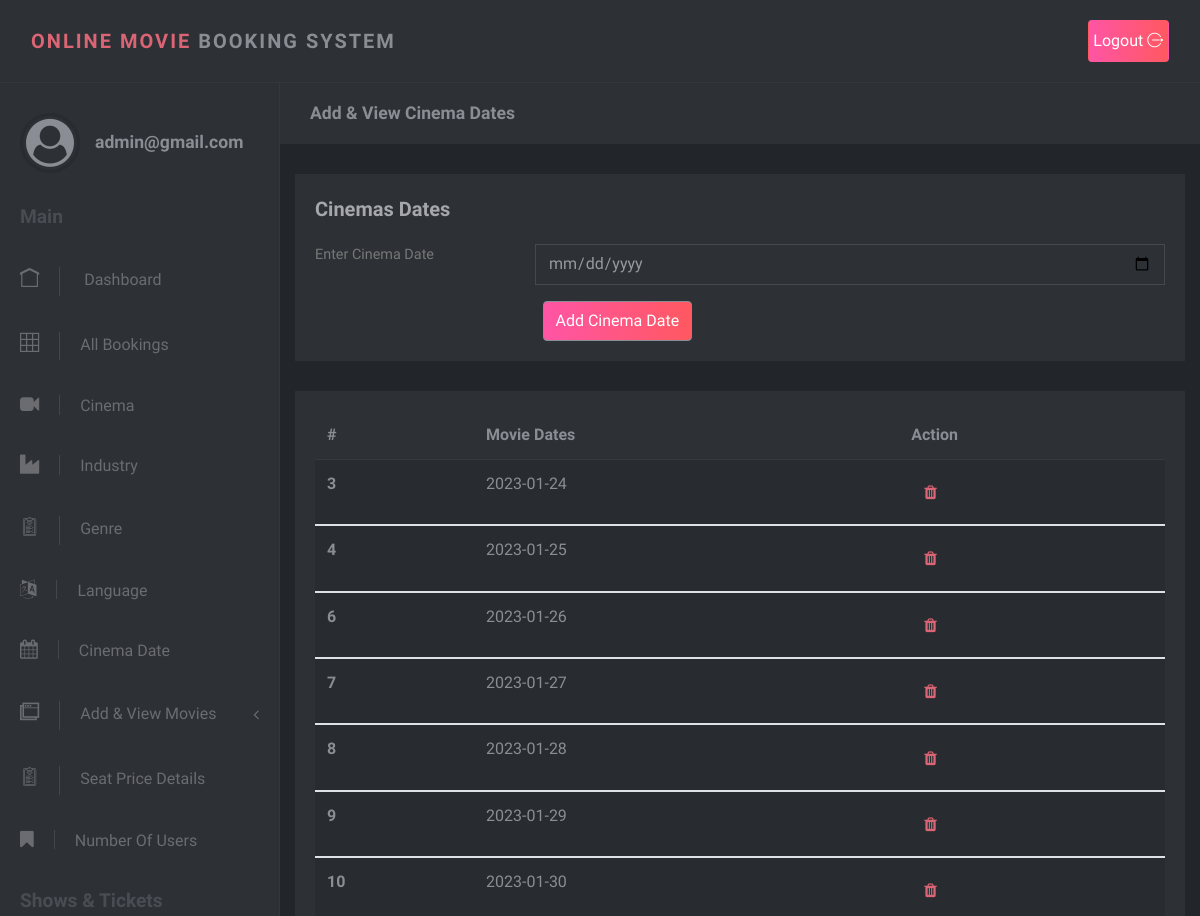
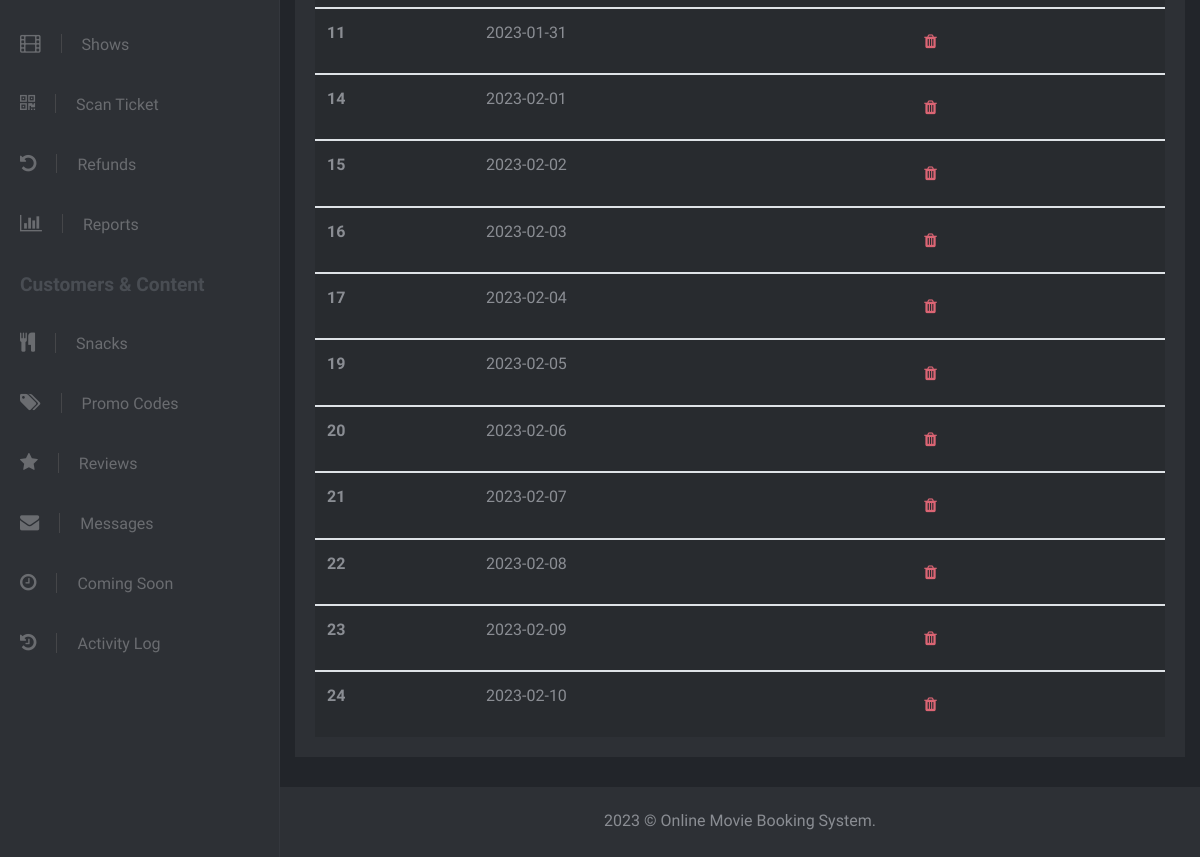
The page /Admin/date.php (signed in) on the database its author committed (2 pictures, top to bottom).
### tables this page shows
CREATE TABLE `date` (
  `date_id` int(11) NOT NULL,
  `date_name` date NOT NULL
);

### Admin/date.php (the view, shortened to what this page needs)
<?php
include('admin_header.php');
?>
<div class="page-content">
        <div class="page-header">
          <div class="container-fluid">
            <h2 class="h5 no-margin-bottom">Add & View Cinema Dates</h2>
          </div>
        </div>
<div class="col-lg-12">
                <div class="block">
                  <div class="title"><strong>Cinemas Dates</strong></div>
                  <div class="block-body">
                    <form class="form-horizontal" method="post" action="">
                    <div class="form-group row">
                        <label class="col-sm-3 form-control-label">Enter Cinema Date</label>
                        <div class="col-sm-9">
                          <input type="date" class="form-control" name="date_sel" required>
                        </div>
                      </div>
                      <div class="col-sm-9 ml-auto">
                          <button type="submit" class="btn btn-secondary" style="background-image: linear-gradient(90deg, #ff55a5 0%, #ff5860 100%);" name="date_btn">Add Cinema Date</button>
                        </div>
                    </form>
                  </div>
                </div>
              </div>
<div class="col-lg-12 ">
                <div class="block">
                  <div class="table-responsive">
                    <table class="table table-striped table-hover">
                      <thead>
                        <tr>
                          <th>#</th>
                          <th>Movie Dates</th>
                          <th>Action</th>
                        </tr>
                      </thead>
                        <?php
                              $date_result=mysqli_query($con,"select * from date");
                                 foreach($date_result as $date_data){
                            echo "
                            <tbody>
                                <tr>
                                    <th scope='row'>  $date_data[date_id]</th>
                                    <td> $date_data[date_name] </td>
                                     <td>
                                        <a href='date_del.php?dat=$date_data[date_id]'><i class='fa fa-trash btn'></i></a>
                                     </td>
                                </tr>
                            </tbody>
                                 ";
                            }
                      ?>
                    </table>
                  </div>
                </div>
              </div>
<?php
include('admin_footer.php');
?>

### Admin/css/style.default.css (style rules this page uses)
body { position: relative; }
a { -webkit-transition: all 0.3s; transition: all 0.3s; display: inline-block; }
button { cursor: pointer; }
i, span, strong { display: inline-block; }
input { outline: none; }
.no-margin-bottom { margin-bottom: 0 !important; }
.block { padding: 20px; background: #2d3035; color: #8a8d93; margin-bottom: 30px; }
.page-content { position: relative; background: #22252a; min-height: 100vh; width: calc(100% - 280px); padding: 0; padding-bottom: 70px; }
.page-header { padding: 20px 15px; background: #2d3035; color: #8a8d93; margin-bottom: 30px; }
.block .title { margin-bottom: 20px; }
.block .title strong:first-child { font-size: 1.25rem; color: #a5a7ab; }
.form-control { height: calc(2.4rem + 2px); border: 1px solid #444951; background: transparent; border-radius: 0; color: #979a9f; padding: 0.45rem 0.75rem; }
.form-control-label { color: #777; }
button, input[type='submit'] { cursor: pointer; font-family: inherit; font-weight: 300 !important; }
form label { font-size: .9rem; color: #8a8d93; }
.table { margin-bottom: 0; }
.table td, .table th { border-color: #343a40; }
.table thead th { border: none; }
.table-striped tbody tr { -webkit-transition: all 0.3s; transition: all 0.3s; }
.table-striped tbody tr:nth-of-type(odd) { background-color: #282b2f; }
.btn { font-weight: 400; border: 1px solid transparent; padding: 0.45rem 0.75rem; font-size: 1rem; line-height: 1.5; border-radius: 0.25rem; -webkit-transition: color 0.15s ease-in-out, background-color 0.15s ease-in-out, border-color 0.15s ease-in-out, -webkit-box-shadow 0.15s ease-in-out; transition: color 0.15s ease-in-out, background-color 0.15s ease-in-out, border-color 0.15s ease-in-out, -webkit-box-shadow 0.15s ease-in-out; transition: color 0.15s ease-in-out, background-color 0.15s ease-in-out, border-color 0.15s ease-in-out, box-shadow 0.15s ease-in-out; transition: color 0.15s ease-in-out, background-color 0.15s ease-in-out, border-color 0.15s ease-in-out, box-shadow 0.15s ease-in-out, -webkit-box-shadow 0.15s ease-in-out; }
.btn-secondary { color: color-yiq(#868e96); background-color: #868e96; border-color: #868e96; }
body { font-family: "Muli", sans-serif; font-size: 1rem; font-weight: 400; line-height: 1.5; color: #8a8d93; background-color: #fff; }
a { color: #DB6574; text-decoration: none; }
h1, h2, h3, h4, h5, h6, .h1, .h2, .h3, .h4, .h5, .h6 { margin-bottom: 0.5rem; font-family: inherit; font-weight: 700; line-height: 1.2; color: inherit; }
h2, .h2 { font-size: 1.7rem; }
h5, .h5 { font-size: 1.1rem; }

### rows shown on the page
date: date_id "3", date_name "2023-01-24"
date: date_id "4", date_name "2023-01-25"
date: date_id "6", date_name "2023-01-26"
date: date_id "7", date_name "2023-01-27"
date: date_id "8", date_name "2023-01-28"
date: date_id "9", date_name "2023-01-29"
date: date_id "10", date_name "2023-01-30"
date: date_id "11", date_name "2023-01-31"
date: date_id "14", date_name "2023-02-01"
date: date_id "15", date_name "2023-02-02"
date: date_id "16", date_name "2023-02-03"
date: date_id "17", date_name "2023-02-04"
date: date_id "19", date_name "2023-02-05"
date: date_id "20", date_name "2023-02-06"
date: date_id "21", date_name "2023-02-07"
date: date_id "22", date_name "2023-02-08"
date: date_id "23", date_name "2023-02-09"
date: date_id "24", date_name "2023-02-10"

### other values the page prints
isset($_SESSION['admin']) ? $_SESSION['admin'] : 'Admin' "admin@gmail.com"
